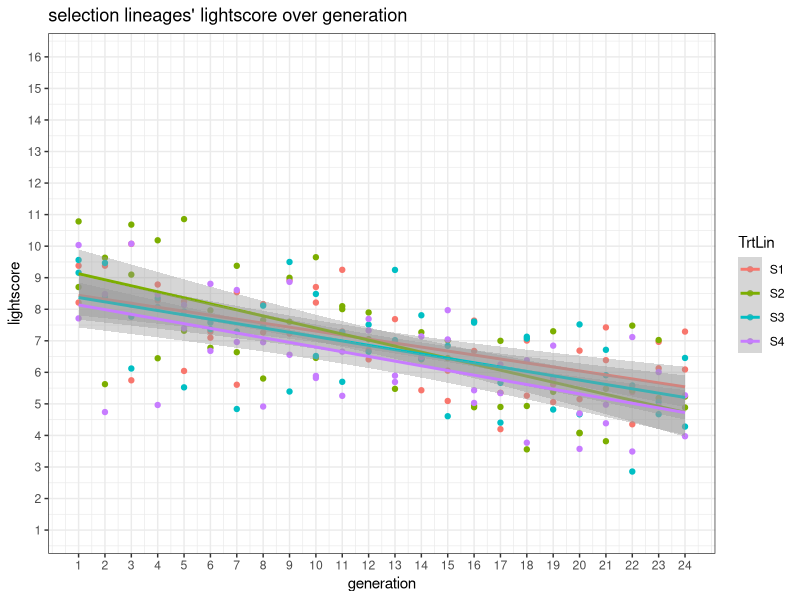
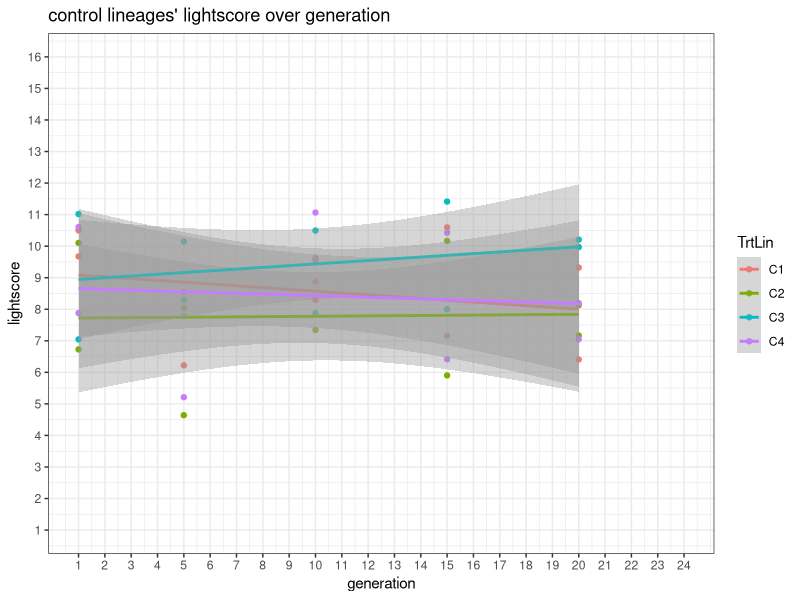
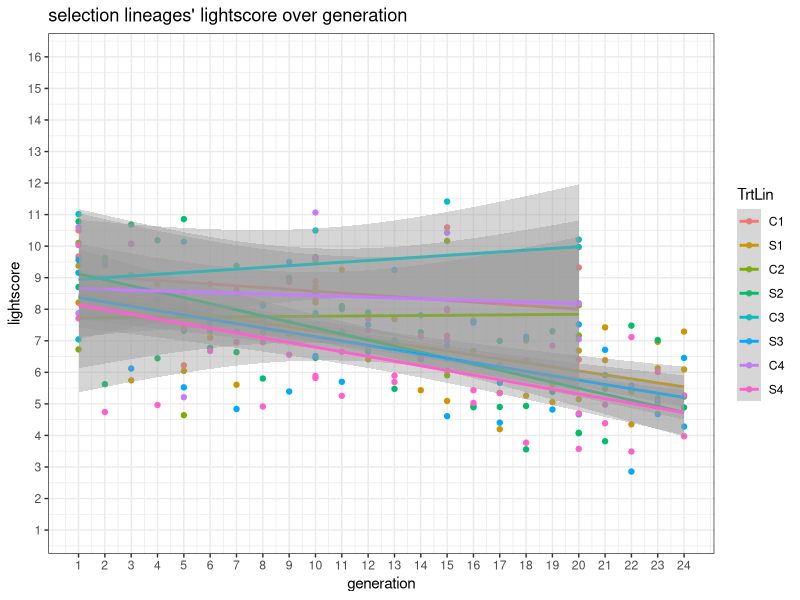

The R source for these figures, in order: (Note: this script raises an error after producing the figures.)
#clean raw data
library(readxl)
library(tidyverse)

library(clock) #i tried to use this library to handle the times in my data, but i couldn't figure it out
##  the chron() package might be useful (I dug around  in  https://cran.r-project.org/web/views/TimeSeries.html for help)

library(skimr)
'
assignment 2 instructions
Examine the structure of the data you imported
Examine the data for problems, and to make sure you understand the R classes
Make one or two plots that might help you see whether your data have any errors or anomalies

Report your results; fix any problems that you conveniently can
Use the saveRDS function in R to save a clean (or clean-ish) version of your data
Use the .gitignore functionality in git – do not in general put “made” objects into your repo
'

alan <- read_excel("raw_alan_gen24.xlsx")
sapply(alan,class)
## maybe more  convenient - get just the first element
sapply(alan, \(x) class(x)[1])

(alan #examine the structure of the data and check for problems
  |> summary()
  |> print())
names(alan)
skim(alan) #more examine structure, check for missing vals

#throw out the redundant dates (redundant with their _num equivalents)
alan <- subset(alan, select = -c(start_time, end_time, Time_Elapsed))
(alan 
  |> summary()
  |> print())


#how many generations
generations_total <- (tail(na.omit(alan$Generation, n = 1)))[1]

#use tidyverse to change some char variables to factors
(alan <- alan
  |> mutate(across(c(Maze, Sex, Treatment, Maze_Order, blind), as.factor)))
#order of the levels doesn't matter in my experiment, no reason to reorder

#lineage should be nested within treatment for all analysis
alan$TrtLin <- interaction(alan$Treatment, alan$Lineage, drop = TRUE, sep = "")

## BMB: nice.
vial_number1 <- match(c("1"), names(alan))
vial_number2 <- match(c("16"), names(alan))
vials <- c(vial_number1:vial_number2) #indexes of cols with vial numbers (count data about the flies' position)

#find anything that's not numeric in the numbers sections
should_be_numeric <- c("Generation", "day", "Lineage", 1:16, "Lightscore", "total_Flies", "start_time_num", "end_time_num", "time_elapsed_num", "flies_in", "prop_out") ## list of columns (indices or names)

find_bad_nums <- function(x){
  x_num <- suppressWarnings(as.numeric(x))
  which(!is.na(x) & is.na(x_num))
  return(x_num)
}

find_bad_nums(alan$x)
lapply(alan, find_bad_nums)

#force all vals that should be numeric to be numeric
(alan <- alan 
|> mutate(across(all_of(should_be_numeric), as.numeric))
  )

#manipulating data so the graphs are prettier
alan_sum <- (alan 
  |> summarise(across(c(Lightscore, prop_out),
                      .fns = list(
                        mean = ~ mean(.,na.rm=TRUE),
                        se   = ~ sd(., na.rm = TRUE) / sqrt(sum(!is.na(.x))))),
               .by = c(Generation, TrtLin, Sex)
               )
)

#messay altnerative to the above
alan_sum <- alan |>
  group_by(Generation, TrtLin, Sex) |>
  summarise(
    across(c(Lightscore, prop_out),
           list(
             mean = ~ mean(.x, na.rm = TRUE),
             se   = ~ sd(.x, na.rm = TRUE) / sqrt(sum(!is.na(.x))),
             var  = ~ var(.x, na.rm = TRUE)
           ),
           .names = "{.col}_{.fn}" #rename columns Lightscore_mean, Lightscore_se, etc
    ),
    .groups = "drop") ## BMB: needing to ungroup is what .by is supposed to  avoid

skim(alan_sum) #summary to make sure it worked - yay


#Make one or two plots that might help you see whether your data have any errors or anomalies
ggplot(alan_sum |> filter(TrtLin %in% c("S1", "S2", "S3", "S4")), aes(x=Generation, y=Lightscore_mean, colour=TrtLin, group=TrtLin)) +
  geom_point()+
  geom_smooth(method="lm", formula = 'y~x', se=TRUE)+
  scale_x_continuous(limits = c(1, generations_total), breaks = 1:24)+
  scale_y_continuous(limits = c(1, 16), breaks = 1:16)+
  labs(title="selection lineages' lightscore over generation", y="lightscore",
       x="generation")+
  theme_bw()

ggplot(alan_sum |> filter(TrtLin %in% c("C1", "C2", "C3", "C4")), aes(x=Generation, y=Lightscore_mean, colour=TrtLin, group=TrtLin)) +
  geom_point()+
  geom_smooth(method="lm", formula = 'y~x', se=TRUE)+
  scale_x_continuous(limits = c(1, generations_total), breaks = 1:24)+
  scale_y_continuous(limits = c(1, 16), breaks = 1:16)+
  labs(title="control lineages' lightscore over generation", y="lightscore",
       x="generation")+
  theme_bw()

gg0 <-  
  ggplot(alan_sum, aes(x=Generation, y=Lightscore_mean,
                       colour=TrtLin, group=TrtLin)) +
  geom_point()+
  geom_smooth(method="lm", formula = 'y~x', se=TRUE)+
  scale_x_continuous(limits = c(1, generations_total), breaks = 1:24)+
  scale_y_continuous(limits = c(1, 16), breaks = 1:16)+
  labs(title="selection lineages' lightscore over generation", y="lightscore",
       x="generation")+
  theme_bw()

print(gg0)
gg0 + filter(alan_sum, stringr::str_detect(TrtLin, "^C"))
gg0 + filter(alan_sum, stringr::str_detect(TrtLin, "^S"))

## or:
alan_sum2 <- mutate(alan_sum, grp = substr(TrtLin, 1, 1))
gg0 + alan_sum2 + facet_wrap(~grp,  nrow = 1)

#Report your results; fix any problems that you conveniently can
cat("data appear normal, no more than 4 data points per treatment per generation, all numeric values are in fact numeric")
cat("no problems to report, none to fix")

## BMB: did you check the '<= 4 data points per treatment' criterion
## programmatically?
ct <- alan_sum |> count(TrtLin, Generation)
stopifnot(all(ct$n <= 4))

#Use the saveRDS function in R to save a clean (or clean-ish) version of your data
saveRDS(alan, "clean_alan_gen24.rds")





